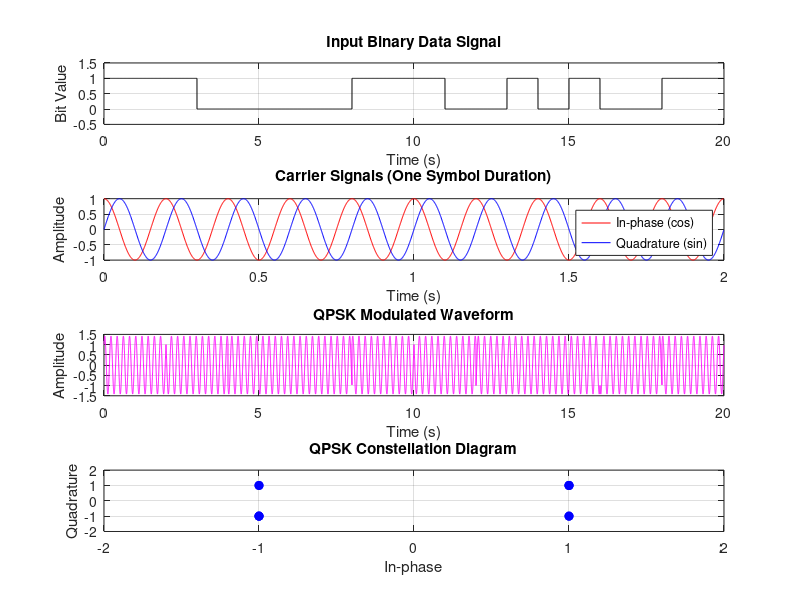

Reproduce this figure in MATLAB.
clc;
clear;
close all;

N = 20;
if mod(N,2) ~= 0
    N = N + 1;
end

Tb = 1;
fc = 5;
fs = 1000;
t_symbol = 0:1/fs:2*Tb-1/fs;

data = randi([0 1], 1, N);

carrier_I = cos(2*pi*fc*t_symbol);
carrier_Q = sin(2*pi*fc*t_symbol);

qpsk_signal = [];
const_points = [];
binary_waveform = [];

for bit = data
    binary_waveform = [binary_waveform bit*ones(1, length(t_symbol)/2)];
end

for i = 1:2:N
    b1 = data(i);
    b2 = data(i+1);

    I = 2*b1 - 1;
    Q = 2*b2 - 1;

    cI = I * cos(2*pi*fc*t_symbol);
    cQ = Q * sin(2*pi*fc*t_symbol);
    qpsk_sym = cI + cQ;

    qpsk_signal = [qpsk_signal, qpsk_sym];
    const_points(end+1) = I + 1j*Q;
end

t_total = 0:1/fs:(length(qpsk_signal)-1)/fs;
t_binary = 0:1/fs:(length(binary_waveform)-1)/fs;

figure;

subplot(4,1,1);
plot(t_binary, binary_waveform, 'k');
title('Input Binary Data Signal');
xlabel('Time (s)');
ylabel('Bit Value');
ylim([-0.5 1.5]);
grid on;

subplot(4,1,2);
plot(t_symbol, carrier_I, 'r', 'DisplayName', 'cos');
hold on;
plot(t_symbol, carrier_Q, 'b', 'DisplayName', 'sin');
title('Carrier Signals (One Symbol Duration)');
xlabel('Time (s)');
ylabel('Amplitude');
legend('In-phase (cos)', 'Quadrature (sin)');
grid on;

subplot(4,1,3);
plot(t_total, qpsk_signal, 'm');
title('QPSK Modulated Waveform');
xlabel('Time (s)');
ylabel('Amplitude');
grid on;

subplot(4,1,4);
plot(real(const_points), imag(const_points), 'bo', 'MarkerFaceColor', 'b');
title('QPSK Constellation Diagram');
xlabel('In-phase');
ylabel('Quadrature');
axis([-2 2 -2 2]);
grid on;
